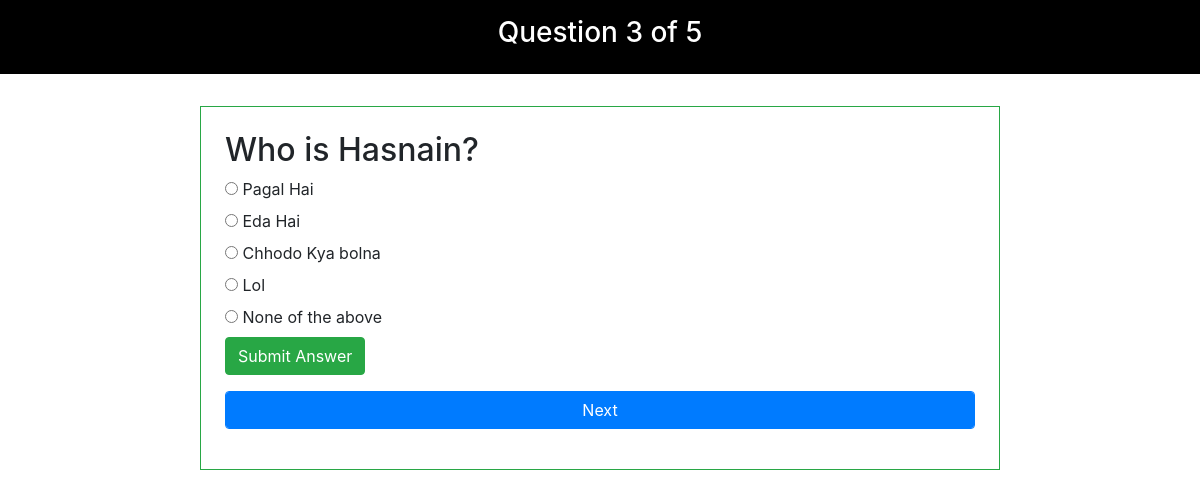
/quiz/?page=3, run on the app's committed database.
### quiz/models.py (models this page shows, shortened)
class Teacher_Quiz_Questions(models.Model):
    writtenquestion = models.CharField(default='',max_length= 330, blank = True, null=True )
    imagequestion = models.ImageField(upload_to="pics", default = '', blank = True, null=True )
    option1 = models.CharField(default='A',max_length= 150)
    option2 = models.CharField(default='B',max_length= 150)
    option3 = models.CharField(default='C',max_length= 150)
    option4 = models.CharField(default='D',max_length= 150)
    answer = models.CharField(max_length=100)

### quiz/views.py (the view)
# urls.py: path('quiz/',views.index, name="quiz"),
def index(request):
    obj = Teacher_Quiz_Questions.objects.all()
    count = Teacher_Quiz_Questions.objects.all().count()
    paginator = Paginator(obj,1)
    try:
        page = int(request.GET.get('page','1'))
    except:
        page =1
    try:
        questions = paginator.page(page)
    except(EmptyPage,InvalidPage):
        questions=paginator.page(paginator.num_pages)
    return render(request,'studentQuiz.html',{'obj':obj,'questions':questions,'count':count})

### templates/studentQuiz.html (shortened to what this page needs)
<!DOCTYPE html>
<html lang="en">
<head>
  <link rel="stylesheet" href="https://stackpath.bootstrapcdn.com/bootstrap/4.5.2/css/bootstrap.min.css">
</head>
<body>
{% load static %}
<div class="jumbotron jumbotron-fluid p-3" style="Background-color:black">
  <div class="container">
    <h3 class="text-center text-white">Question {{ questions.end_index }} of  {{count}}</h3>
  </div>
</div>
<div class="col-lg-8 border border-success p-4 m-4 mx-auto">
    {% for i in questions %}
    <h2>{{i.writtenquestion}}</h2>
    <form>
        <div class="radio">
        <label><input type="radio" name="name"  id="option1" value="{{i.option1}}"> {{i.option1}} </label>
        </div>
        <div class="radio">
        <label > <input type="radio" name="name"  id="option2" value="{{i.option2}}"> {{i.option2}}</label>
        </div>
        <div class="radio">
        <label ><input type="radio" name="name" id="option3" value="{{i.option3}}"> {{i.option3}}</label>
        </div>
        <div class="radio">
        <label ><input type="radio" name="name"  id="option4" value="{{i.option4}}"> {{i.option4}} </label>
        </div>
        <div class="radio">
        <label ><input type="radio" name="name"  id="option5" value="None of the above"> None of the above </label>
        </div>
    </form>
    {% endfor %}
    <div class="form-group">
        <button class="btn  btn-success" id="save_ans">Submit Answer</button>
    </div>
    <div class="paginetor">
        <div class="form-group">
        {% if questions.has_next %}
        <a href="?page={{ questions.next_page_number }}"><button class="btn form-control btn-primary" id="submitAnswer">Next</button></a>
        {% else %}
        <a href="/result/"><button class="btn form-control btn-success" id="submitAnswer">Submit Quiz</button></a>
        {% endif %}
        </div>
    </div>
</div>
</body>
</html>

### data on the page
Teacher_Quiz_Questions: writtenquestion "Who is Hasnain?", option1 "Pagal Hai", option2 "Eda Hai", option3 "Chhodo Kya bolna", option4 "Lol"

### other printed values
{{ questions.end_index }} "3"
{{ count }} "5"
